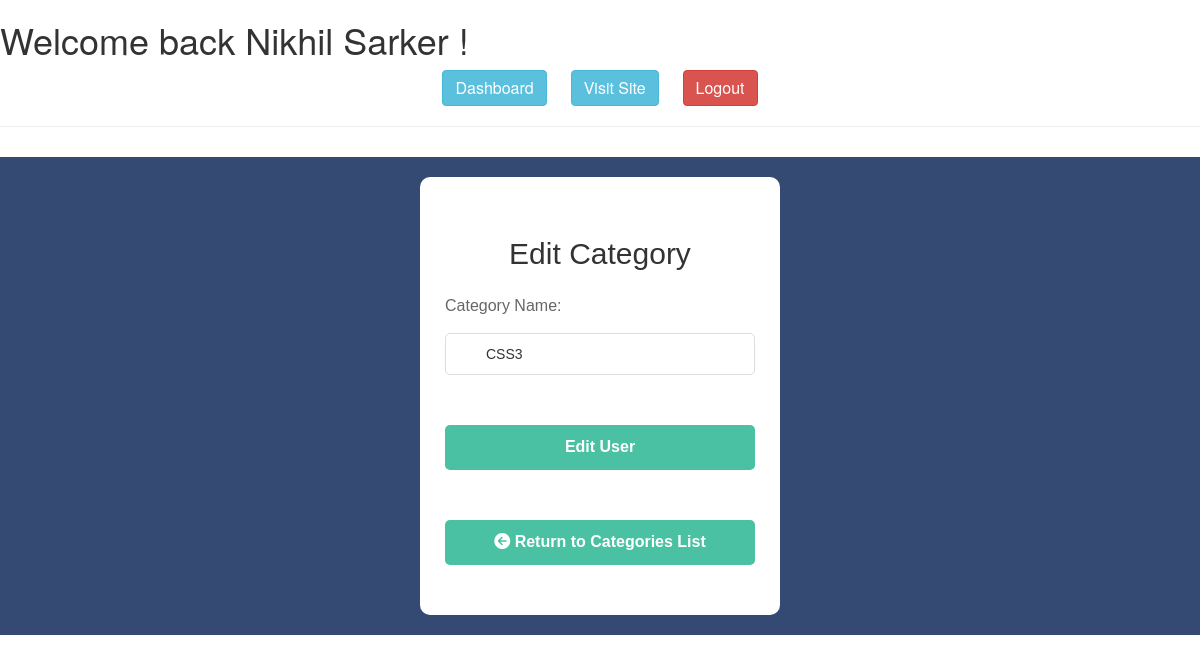
The app's page /backend/categories/categories_edit.php?id=2 (signed in) with its own data.
### tables this page shows
CREATE TABLE `users` (
  `id` int NOT NULL,
  `first_name` varchar(100) NOT NULL,
  `last_name` varchar(100) NOT NULL,
  `email` varchar(100) NOT NULL,
  `password` varchar(200) NOT NULL,
  `profile_pic` varchar(200) DEFAULT NULL,
  `bio` varchar(200) DEFAULT NULL,
  `phone_number` varchar(20) DEFAULT NULL,
  `role` varchar(10) NOT NULL,
  `description` text
);

CREATE TABLE `categories` (
  `id` int NOT NULL,
  `category_name` varchar(100) NOT NULL
);

### backend/categories/categories_edit.php (the view, shortened to what this page needs)
<?php
require_once('../layouts/header.php');
require_once('../db_connect.php');
if( isset( $_GET['id'] ) )
{
  $user_data_query = 'SELECT *
    FROM categories
    WHERE id = '.$_GET['id'].'
    LIMIT 1';
  $result = mysqli_query( $db_connect, $user_data_query );
  $record = mysqli_fetch_assoc( $result );
}
?>
<link href="./style.css" type="text/css" rel="stylesheet">
<div id="add_main">
<div id="container">
  <div class="form-wrap">
    <h2>Edit Category</h2>
    <form action="categories_edit_data.php" method="post" >
      <div class="form-group">
      <label for="category_name">Category Name:</label>
      <input type="text" name="category_name" id="category_name" value="<?=$record['category_name'] ; ?>">
      </div>
      <button type="submit" name="all_info_edit" class="btn">Edit User</button>
    </form>
    <p class="list"><a href="categories.php"><i class="fa fa-arrow-circle-left"></i> Return to Categories List</a></p>
  </div>
</div>
</div>
<?php
require_once('../layouts/footer.php');

### backend/layouts/header.php (shortened to what this page needs)
<?php
require_once('../db_connect.php');
$checking_query = " SELECT first_name, last_name FROM `users` ";
$checking_query_to_db = mysqli_query($db_connect, $checking_query);
$result_to_array = mysqli_fetch_assoc($checking_query_to_db);
?>
<!doctype html>
<html>
<head>
    <link rel="stylesheet" href="https://cdnjs.cloudflare.com/ajax/libs/font-awesome/6.4.0/css/all.min.css" />
  <link rel="stylesheet" href="https://maxcdn.bootstrapcdn.com/bootstrap/3.4.1/css/bootstrap.min.css">
</head>
<body>
  <h1>Welcome back <?=$result_to_array['first_name'] .' '. $result_to_array['last_name']?> !</h1>
    <p style="  text-align: center;">
      <a style="margin:0px 10px; font-size:16px;" href="../dashboard/dashboard.php" class=" btn btn-info">Dashboard</a>
      <a style="margin:0px 10px; font-size:16px;" href="../../index.php" target="_blank" class=" btn btn-info">Visit Site</a>
      <a style="margin:0px 10px; font-size:16px;" href="../admin/logout.php" class=" btn btn-danger">Logout</a>
    </p>
  <hr>

### backend/categories/style.css (style rules this page uses)
a { text-decoration: none; }
#add_main { font-family: Arial, Helvetica, sans-serif; background: #344a72; }
#container { margin: 30px auto; max-width: 400px; padding: 20px; }
.form-wrap { background: #fff; padding: 40px 25px; color: #333; border-radius: 10px; -webkit-border-radius: 10px; -moz-border-radius: 10px; -ms-border-radius: 10px; -o-border-radius: 10px; }
.form-wrap h2, .form-wrap p { text-align: center; }
.form-wrap p { font-size: 16px; }
.form-wrap .form-group { margin-top: 15px; position: relative; }
.form-wrap .form-group label { font-size: 16px; font-weight: 500; display:inline-block; color: #666; padding-bottom: 10px; padding-top: 10px; }
.form-wrap .form-group input { width: 100%; padding: 10px; padding-left: 40px; border: 1px solid #ddd; border-radius: 5px; margin-bottom: 10px; }
.form-wrap button { background: #49c1a2; display: block; width: 100%; padding: 10px; margin-top: 20px; color: #fff; cursor: pointer; border-radius: 5px; -webkit-border-radius: 5px; -moz-border-radius: 5px; -ms-border-radius: 5px; -o-border-radius: 5px; border: 1px solid transparent; }
.form-wrap .btn { font-size: 16px; margin-top: 40px; font-weight: 700; }
.list { margin-top: 50px; }
.list a { font-size: 16px; font-weight: 700; background: #49c1a2; display: block; width: 100%; padding: 10px; color: #fff; cursor: pointer; border-radius: 5px; -webkit-border-radius: 5px; -moz-border-radius: 5px; -ms-border-radius: 5px; -o-border-radius: 5px; border: 1px solid transparent; text-decoration: none; }

### records on screen
users: first_name "Nikhil", last_name "Sarker"
categories: category_name "CSS3"
